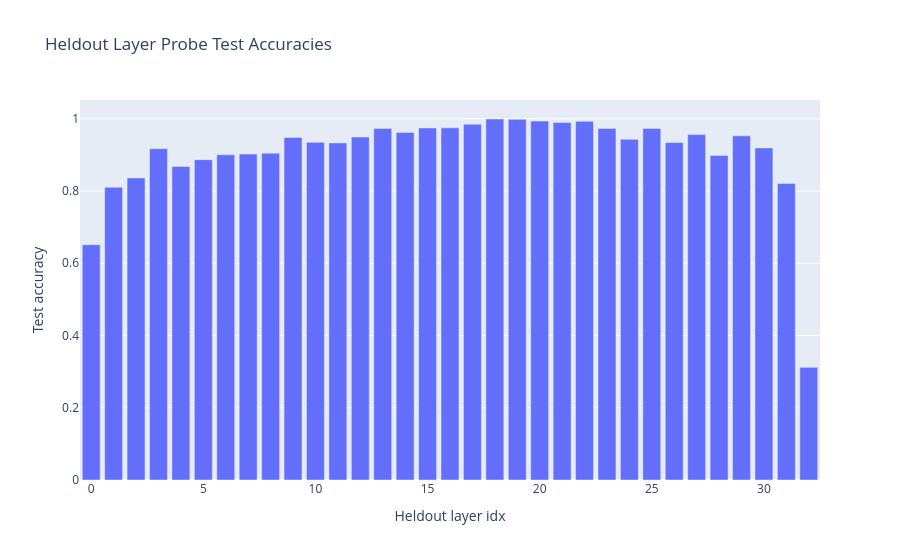

Here is the notebook cell this chart was saved with:
### Code cell
heldoneout_test_accs = torch.zeros(len(heldoneout_probes)) - float("nan")
for heldout_layer_idx, probe in heldoneout_probes.items():
    probe.eval()
    with torch.no_grad():
        test_logits = probe(test_hidden_states[heldout_layer_idx].float().to(device), holdout_eval_tokens=False)
        test_accuracy = (test_logits.argmax(dim=-1) == test_labels).float().mean().item()
        heldoneout_test_accs[heldout_layer_idx] = test_accuracy

plotly.express.bar(
    x=list(heldoneout_probes.keys()),
    y=heldoneout_test_accs.numpy(),
    labels={"x": "Heldout layer idx", "y": "Test accuracy"},
    title="Heldout Layer Probe Test Accuracies",
)

### Figure 1 — Plotly figure (JSON) as saved in the notebook; plotly's stock layout.template omitted (floating-point values rounded to 4 significant figures)
{"data": [{"hovertemplate": "Heldout layer idx=%{x}<br>Test accuracy=%{y}<extra></extra>", "legendgroup": "", "marker": {"color": "#636efa", "pattern": {"shape": ""}}, "name": "", "orientation": "v", "showlegend": false, "textposition": "auto", "type": "bar", "x": [0, 1, 2, 3, 4, 5, 6, 7, 8, 9, 10, 11, 12, 13, 14, 15, 16, 17, 18, 19, 20, 21, 22, 23, 24, 25, 26, 27, 28, 29, 30, 31, 32], "xaxis": "x", "y": [0.6514, 0.8106, 0.8364, 0.9174, 0.8681, 0.887, 0.9003, 0.9023, 0.905, 0.9486, 0.9348, 0.9332, 0.9496, 0.9731, 0.9623, 0.9747, 0.9751, 0.9853, 0.9995, 0.9986, 0.9937, 0.9897, 0.993, 0.9731, 0.9431, 0.9732, 0.9342, 0.9563, 0.8987, 0.9528, 0.9194, 0.8212, 0.3118], "yaxis": "y"}], "layout": {"barmode": "relative", "legend": {"tracegroupgap": 0}, "title": {"text": "Heldout Layer Probe Test Accuracies"}, "xaxis": {"anchor": "y", "domain": [0.0, 1.0], "title": {"text": "Heldout layer idx"}}, "yaxis": {"anchor": "x", "domain": [0.0, 1.0], "title": {"text": "Test accuracy"}}}}
